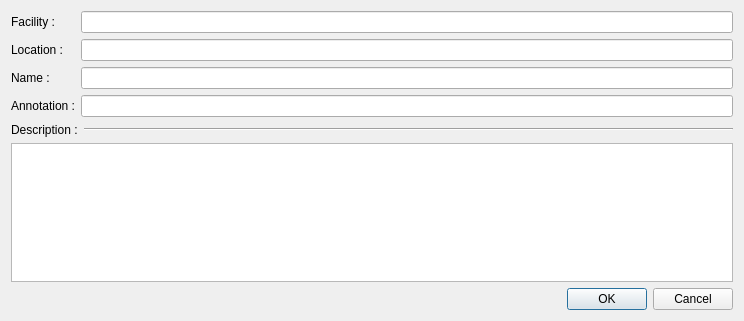
<?xml version="1.0" encoding="UTF-8"?>
<ui version="4.0">
 <class>TerminalStripCreatorDialog</class>
 <widget class="QDialog" name="TerminalStripCreatorDialog">
  <property name="geometry">
   <rect>
    <x>0</x>
    <y>0</y>
    <width>744</width>
    <height>321</height>
   </rect>
  </property>
  <property name="windowTitle">
   <string>Creation of terminal group</string>
  </property>
  <layout class="QGridLayout" name="gridLayout">
   <item row="3" column="0">
    <widget class="QLabel" name="label_2">
     <property name="text">
      <string>Location :</string>
     </property>
    </widget>
   </item>
   <item row="4" column="0">
    <widget class="QLabel" name="label_3">
     <property name="text">
      <string>Name :</string>
     </property>
    </widget>
   </item>
   <item row="2" column="0">
    <widget class="QLabel" name="label">
     <property name="text">
      <string>Facility :</string>
     </property>
    </widget>
   </item>
   <item row="4" column="1">
    <widget class="QLineEdit" name="m_name_le"/>
   </item>
   <item row="3" column="1">
    <widget class="QLineEdit" name="m_location_le"/>
   </item>
   <item row="2" column="1">
    <widget class="QLineEdit" name="m_installation_le"/>
   </item>
   <item row="7" column="0" colspan="2">
    <widget class="QWidget" name="widget" native="true">
     <layout class="QHBoxLayout" name="horizontalLayout" stretch="0,1">
      <property name="leftMargin">
       <number>0</number>
      </property>
      <property name="topMargin">
       <number>0</number>
      </property>
      <property name="rightMargin">
       <number>0</number>
      </property>
      <property name="bottomMargin">
       <number>0</number>
      </property>
      <item>
       <widget class="QLabel" name="label_4">
        <property name="text">
         <string>Description :</string>
        </property>
       </widget>
      </item>
      <item>
       <widget class="Line" name="line">
        <property name="orientation">
         <enum>Qt::Horizontal</enum>
        </property>
       </widget>
      </item>
     </layout>
    </widget>
   </item>
   <item row="8" column="0" colspan="2">
    <widget class="QPlainTextEdit" name="m_description_te"/>
   </item>
   <item row="10" column="0" colspan="2">
    <widget class="QDialogButtonBox" name="buttonBox">
     <property name="orientation">
      <enum>Qt::Horizontal</enum>
     </property>
     <property name="standardButtons">
      <set>QDialogButtonBox::Cancel|QDialogButtonBox::Ok</set>
     </property>
    </widget>
   </item>
   <item row="5" column="0">
    <widget class="QLabel" name="label_5">
     <property name="text">
      <string>Annotation :</string>
     </property>
    </widget>
   </item>
   <item row="5" column="1">
    <widget class="QLineEdit" name="m_comment_le"/>
   </item>
  </layout>
 </widget>
 <tabstops>
  <tabstop>m_installation_le</tabstop>
  <tabstop>m_location_le</tabstop>
  <tabstop>m_name_le</tabstop>
  <tabstop>m_comment_le</tabstop>
  <tabstop>m_description_te</tabstop>
 </tabstops>
 <resources/>
 <connections>
  <connection>
   <sender>buttonBox</sender>
   <signal>accepted()</signal>
   <receiver>TerminalStripCreatorDialog</receiver>
   <slot>accept()</slot>
   <hints>
    <hint type="sourcelabel">
     <x>248</x>
     <y>254</y>
    </hint>
    <hint type="destinationlabel">
     <x>157</x>
     <y>274</y>
    </hint>
   </hints>
  </connection>
  <connection>
   <sender>buttonBox</sender>
   <signal>rejected()</signal>
   <receiver>TerminalStripCreatorDialog</receiver>
   <slot>reject()</slot>
   <hints>
    <hint type="sourcelabel">
     <x>316</x>
     <y>260</y>
    </hint>
    <hint type="destinationlabel">
     <x>286</x>
     <y>274</y>
    </hint>
   </hints>
  </connection>
 </connections>
</ui>
